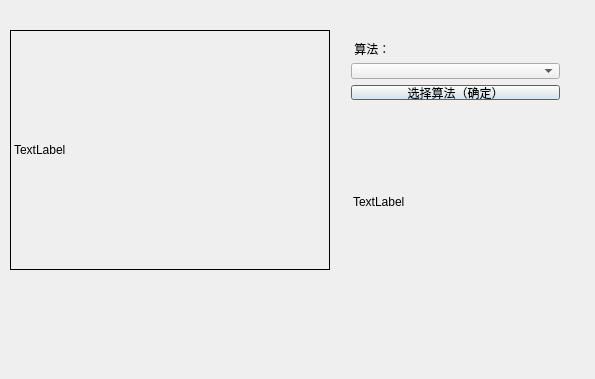
<?xml version="1.0" encoding="UTF-8"?>
<ui version="4.0">
 <class>Dialog</class>
 <widget class="QDialog" name="Dialog">
  <property name="geometry">
   <rect>
    <x>0</x>
    <y>0</y>
    <width>595</width>
    <height>379</height>
   </rect>
  </property>
  <property name="windowTitle">
   <string>Dialog</string>
  </property>
  <widget class="QLabel" name="label">
   <property name="geometry">
    <rect>
     <x>10</x>
     <y>30</y>
     <width>320</width>
     <height>240</height>
    </rect>
   </property>
   <property name="frameShape">
    <enum>QFrame::Box</enum>
   </property>
   <property name="text">
    <string>TextLabel</string>
   </property>
  </widget>
  <widget class="QLabel" name="label_3">
   <property name="geometry">
    <rect>
     <x>353</x>
     <y>161</y>
     <width>81</width>
     <height>81</height>
    </rect>
   </property>
   <property name="text">
    <string>TextLabel</string>
   </property>
  </widget>
  <widget class="QWidget" name="">
   <property name="geometry">
    <rect>
     <x>340</x>
     <y>30</y>
     <width>231</width>
     <height>81</height>
    </rect>
   </property>
   <layout class="QVBoxLayout" name="verticalLayout">
    <item alignment="Qt::AlignLeft">
     <widget class="QLabel" name="label_2">
      <property name="text">
       <string> 算法：</string>
      </property>
     </widget>
    </item>
    <item>
     <widget class="QComboBox" name="comboBox"/>
    </item>
    <item>
     <widget class="QPushButton" name="pushButton">
      <property name="text">
       <string>选择算法（确定）</string>
      </property>
     </widget>
    </item>
   </layout>
  </widget>
 </widget>
 <layoutdefault spacing="6" margin="11"/>
 <resources/>
 <connections/>
</ui>
